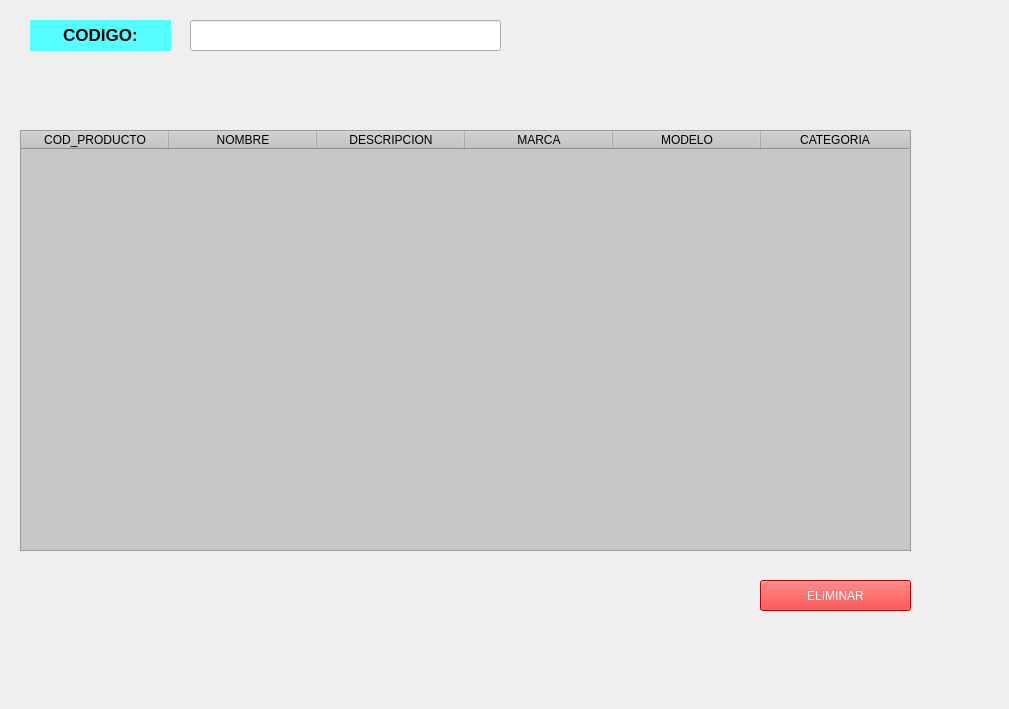
    <widget class="QWidget" name="tab_ELIMINAR">
     <attribute name="title">
      <string>Eliminar Productos</string>
     </attribute>
     <widget class="QLabel" name="label_6">
      <property name="geometry">
       <rect>
        <x>0</x>
        <y>-20</y>
        <width>1000</width>
        <height>700</height>
       </rect>
      </property>
      <property name="text">
       <string/>
      </property>
      <property name="pixmap">
       <pixmap>../../../Downloads/principal.png</pixmap>
      </property>
      <property name="scaledContents">
       <bool>true</bool>
      </property>
     </widget>
     <widget class="QTableWidget" name="table_ELIMINAR">
      <property name="geometry">
       <rect>
        <x>20</x>
        <y>130</y>
        <width>891</width>
        <height>421</height>
       </rect>
      </property>
      <property name="font">
       <font>
        <weight>50</weight>
        <bold>false</bold>
       </font>
      </property>
      <property name="styleSheet">
       <string notr="true">background-color: rgb(199, 199, 199);</string>
      </property>
      <property name="dragEnabled">
       <bool>false</bool>
      </property>
      <property name="sortingEnabled">
       <bool>false</bool>
      </property>
      <attribute name="horizontalHeaderCascadingSectionResizes">
       <bool>false</bool>
      </attribute>
      <attribute name="horizontalHeaderDefaultSectionSize">
       <number>148</number>
      </attribute>
      <column>
       <property name="text">
        <string>COD_PRODUCTO</string>
       </property>
      </column>
      <column>
       <property name="text">
        <string>NOMBRE</string>
       </property>
      </column>
      <column>
       <property name="text">
        <string>DESCRIPCION</string>
       </property>
      </column>
      <column>
       <property name="text">
        <string>MARCA</string>
       </property>
      </column>
      <column>
       <property name="text">
        <string>MODELO</string>
       </property>
      </column>
      <column>
       <property name="text">
        <string>CATEGORIA</string>
       </property>
      </column>
     </widget>
     <widget class="QLineEdit" name="line_ELIMINAR">
      <property name="geometry">
       <rect>
        <x>190</x>
        <y>20</y>
        <width>311</width>
        <height>31</height>
       </rect>
      </property>
     </widget>
     <widget class="QLabel" name="label_25">
      <property name="geometry">
       <rect>
        <x>30</x>
        <y>20</y>
        <width>141</width>
        <height>31</height>
       </rect>
      </property>
      <property name="font">
       <font>
        <pointsize>13</pointsize>
        <weight>75</weight>
        <bold>true</bold>
       </font>
      </property>
      <property name="layoutDirection">
       <enum>Qt::RightToLeft</enum>
      </property>
      <property name="styleSheet">
       <string notr="true">background-color: rgb(85, 255, 255);</string>
      </property>
      <property name="text">
       <string>&lt;html&gt;&lt;head/&gt;&lt;body&gt;&lt;p align=&quot;center&quot;&gt;CODIGO:&lt;/p&gt;&lt;/body&gt;&lt;/html&gt;</string>
      </property>
     </widget>
     <widget class="QPushButton" name="Button_ELIMINAR">
      <property name="geometry">
       <rect>
        <x>760</x>
        <y>580</y>
        <width>151</width>
        <height>31</height>
       </rect>
      </property>
      <property name="styleSheet">
       <string notr="true">background-color: rgb(255, 0, 0);
color: rgb(255, 255, 255);
font: 14pt &quot;MS Shell Dlg 2&quot;;
</string>
      </property>
      <property name="text">
       <string>ELIMINAR</string>
      </property>
     </widget>
     <widget class="QLabel" name="label_ELIMINAR">
      <property name="geometry">
       <rect>
        <x>30</x>
        <y>70</y>
        <width>471</width>
        <height>31</height>
       </rect>
      </property>
      <property name="font">
       <font>
        <family>MS Shell Dlg 2</family>
        <pointsize>14</pointsize>
        <weight>50</weight>
        <italic>false</italic>
        <bold>false</bold>
       </font>
      </property>
      <property name="styleSheet">
       <string notr="true">font: 14pt &quot;MS Shell Dlg 2&quot;;
color: rgb(252, 255, 39);</string>
      </property>
      <property name="text">
       <string/>
      </property>
     </widget>
    </widget>
